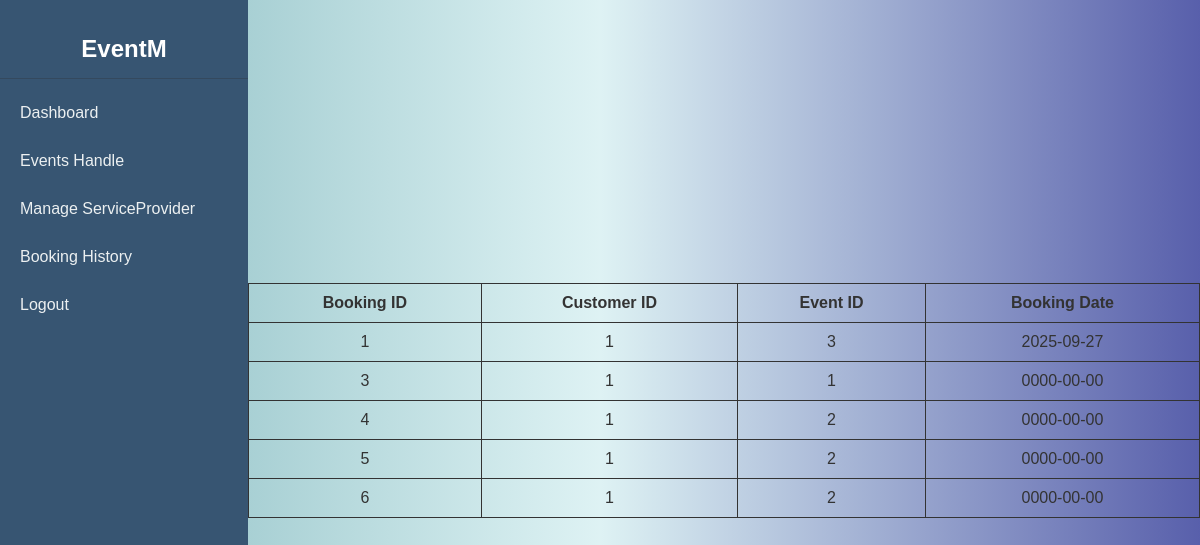
The app's page /view/manager/Bookinghistory.php (signed in), older data.
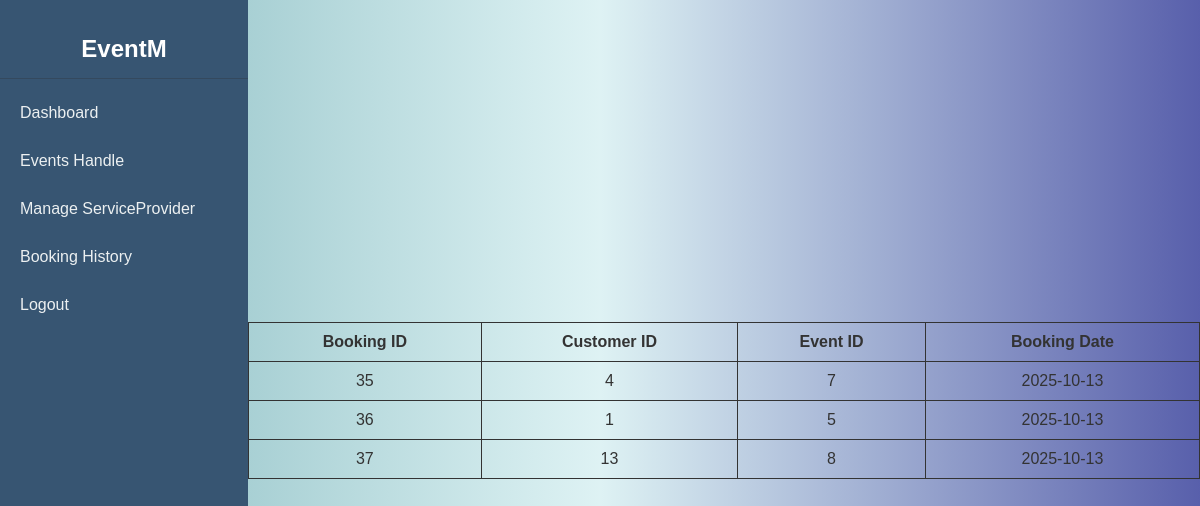
The same page, newer data.
### tables this page shows
CREATE TABLE `booking_table` (
  `booking_id` int(11) NOT NULL,
  `customer_id` int(11) NOT NULL,
  `event_id` int(11) NOT NULL,
  `booking_date` date NOT NULL
);

### view/manager/Bookinghistory.php (the view, shortened to what this page needs)
<?php
$conn = getConnection();
?>
<!DOCTYPE html>
<html>
    <head>
     <link rel="stylesheet" href="/event_organizer_and_management_portal/view/css/external.css">
     <link rel="stylesheet" href="/event_organizer_and_management_portal/view/css/manager.css">
     <link rel="stylesheet" href="../css/table.css">
    </head>
<body>
    <div class="dashboard-container">
     <nav class="sidebar-nav">
            <div class="logo">EventM</div>
        <ul>
           <li><a href="manager.php">Dashboard</a></li>
           <li><a href="eventhandle.php">Events Handle</a></li>
           <li><a href="manageSp.php">Manage ServiceProvider</a></li>
           <li><a href="Bookinghistory.php">Booking History</a></li>
           <li class="logout-item"><a href="../logout.php">Logout</a></li>
        </ul>
     </nav>
      <?php
        $sql = "SELECT booking_id, customer_id,event_id,booking_date FROM booking_table";
        $result = mysqli_query($conn, $sql);
        if (mysqli_num_rows($result) > 0) {
            echo "<table border='1' class='event-table' style='width:80%; margin:auto; text-align:center; border-collapse:collapse; font-size:16px;'>";
            echo "<tr>
                    <th>Booking ID</th>
                    <th>Customer ID</th>
                    <th>Event ID</th>
                    <th>Booking Date</th>
                  </tr>";
            while ($row = mysqli_fetch_assoc($result)) {
                echo "<tr>
                        <td>{$row['booking_id']}</td>
                        <td>{$row['customer_id']}</td>
                        <td>{$row['event_id']}</td>
                        <td>{$row['booking_date']}</td>
                      </tr>";
            }
            echo "</table>";
        } else {
            echo "<p style='text-align:center;'>No booking records found.</p>";
        }
        ?>
    </div>
</body>
</html>

Row changes from the older to the newer data that the page shows:
removed booking_table: booking_id "1", customer "1", event "3", booking_date "2025-09-27"
removed booking_table: booking_id "3", customer "1", event "1", booking_date "0000-00-00"
removed booking_table: booking_id "4", customer "1", event "2", booking_date "0000-00-00"
removed booking_table: booking_id "5", customer "1", event "2", booking_date "0000-00-00"
removed booking_table: booking_id "6", customer "1", event "2", booking_date "0000-00-00"
added booking_table: booking_id "35", customer "4", event "7", booking_date "2025-10-13"
added booking_table: booking_id "36", customer "1", event "5", booking_date "2025-10-13"
added booking_table: booking_id "37", customer "13", event "8", booking_date "2025-10-13"
